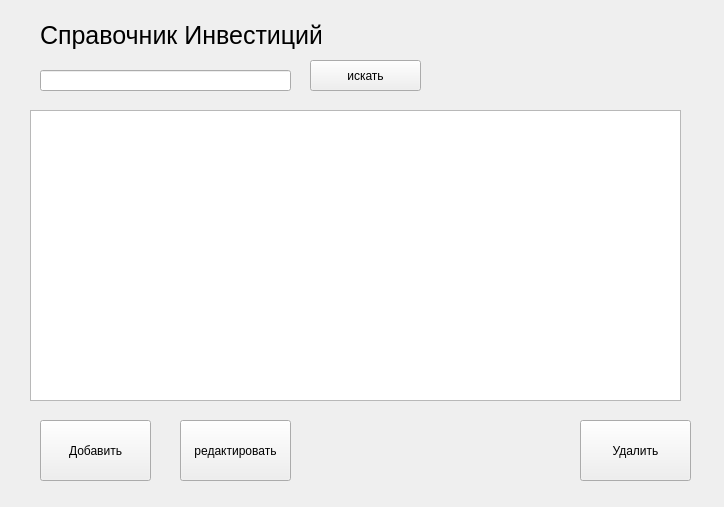
<?xml version="1.0" encoding="UTF-8"?>
<ui version="4.0">
 <class>Form</class>
 <widget class="QWidget" name="Form">
  <property name="geometry">
   <rect>
    <x>0</x>
    <y>0</y>
    <width>724</width>
    <height>507</height>
   </rect>
  </property>
  <property name="windowTitle">
   <string>Form</string>
  </property>
  <widget class="QPushButton" name="addPushButton">
   <property name="geometry">
    <rect>
     <x>40</x>
     <y>420</y>
     <width>111</width>
     <height>61</height>
    </rect>
   </property>
   <property name="text">
    <string>Добавить</string>
   </property>
  </widget>
  <widget class="QTableWidget" name="tableWidget">
   <property name="geometry">
    <rect>
     <x>30</x>
     <y>110</y>
     <width>651</width>
     <height>291</height>
    </rect>
   </property>
  </widget>
  <widget class="QPushButton" name="editPushButton">
   <property name="geometry">
    <rect>
     <x>180</x>
     <y>420</y>
     <width>111</width>
     <height>61</height>
    </rect>
   </property>
   <property name="text">
    <string>редактировать</string>
   </property>
  </widget>
  <widget class="QPushButton" name="deletePushButton">
   <property name="geometry">
    <rect>
     <x>580</x>
     <y>420</y>
     <width>111</width>
     <height>61</height>
    </rect>
   </property>
   <property name="text">
    <string>Удалить</string>
   </property>
  </widget>
  <widget class="QPushButton" name="searchPushButton">
   <property name="geometry">
    <rect>
     <x>310</x>
     <y>60</y>
     <width>111</width>
     <height>31</height>
    </rect>
   </property>
   <property name="text">
    <string>искать</string>
   </property>
  </widget>
  <widget class="QLabel" name="label">
   <property name="geometry">
    <rect>
     <x>40</x>
     <y>20</y>
     <width>281</width>
     <height>31</height>
    </rect>
   </property>
   <property name="font">
    <font>
     <pointsize>19</pointsize>
    </font>
   </property>
   <property name="text">
    <string>Справочник Инвестиций</string>
   </property>
  </widget>
  <widget class="QLineEdit" name="searchLineEdit">
   <property name="geometry">
    <rect>
     <x>40</x>
     <y>70</y>
     <width>251</width>
     <height>21</height>
    </rect>
   </property>
  </widget>
 </widget>
 <resources/>
 <connections/>
</ui>
